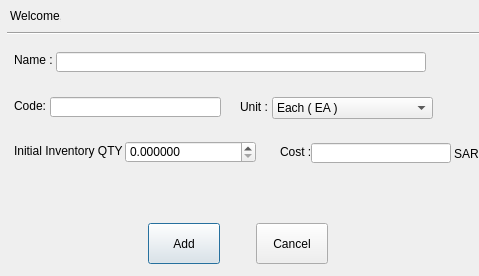
<?xml version="1.0" encoding="UTF-8"?>
<ui version="4.0">
	<class>addNewFPTypeDialog</class>
	<widget class="QDialog" name="addNewFPTypeDialog">
		<property name="geometry">
			<rect>
				<x>0</x>
				<y>0</y>
				<width>479</width>
				<height>276</height>
			</rect>
		</property>
		<property name="windowTitle">
			<string>Add New Finish Product Type</string>
		</property>
		<widget class="QLabel" name="label">
			<property name="geometry">
				<rect>
					<x>10</x>
					<y>5</y>
					<width>51</width>
					<height>21</height>
				</rect>
			</property>
			<property name="text">
				<string>Welcome,</string>
			</property>
		</widget>
		<widget class="QLabel" name="loggeduserlbl">
			<property name="geometry">
				<rect>
					<x>62</x>
					<y>6</y>
					<width>171</width>
					<height>21</height>
				</rect>
			</property>
			<property name="font">
				<font>
					<weight>75</weight>
					<bold>true</bold>
				</font>
			</property>
			<property name="text">
				<string/>
			</property>
		</widget>
		<widget class="Line" name="line">
			<property name="geometry">
				<rect>
					<x>7</x>
					<y>25</y>
					<width>491</width>
					<height>16</height>
				</rect>
			</property>
			<property name="orientation">
				<enum>Qt::Horizontal</enum>
			</property>
		</widget>
		<widget class="QWidget" name="verticalLayoutWidget">
			<property name="geometry">
				<rect>
					<x>14</x>
					<y>40</y>
					<width>111</width>
					<height>131</height>
				</rect>
			</property>
			<layout class="QVBoxLayout" name="verticalLayout">
				<item>
					<widget class="QLabel" name="label_3">
						<property name="text">
							<string>Name :</string>
						</property>
					</widget>
				</item>
				<item>
					<widget class="QLabel" name="label_4">
						<property name="text">
							<string>Code:</string>
						</property>
					</widget>
				</item>
				<item>
					<widget class="QLabel" name="label_6">
						<property name="text">
							<string>Initial Inventory QTY :</string>
						</property>
					</widget>
				</item>
			</layout>
		</widget>
		<widget class="QLineEdit" name="fpNameled">
			<property name="geometry">
				<rect>
					<x>56</x>
					<y>52</y>
					<width>370</width>
					<height>20</height>
				</rect>
			</property>
		</widget>
		<widget class="QDoubleSpinBox" name="invQTYSpinBox">
			<property name="geometry">
				<rect>
					<x>125</x>
					<y>141</y>
					<width>131</width>
					<height>22</height>
				</rect>
			</property>
			<property name="decimals">
				<number>6</number>
			</property>
			<property name="maximum">
				<double>1000.000000000000000</double>
			</property>
			<property name="singleStep">
				<double>0.000100000000000</double>
			</property>
		</widget>
		<widget class="QLabel" name="label_7">
			<property name="geometry">
				<rect>
					<x>240</x>
					<y>99</y>
					<width>41</width>
					<height>16</height>
				</rect>
			</property>
			<property name="text">
				<string>Unit :</string>
			</property>
		</widget>
		<widget class="QComboBox" name="fpunitcomboBox">
			<property name="geometry">
				<rect>
					<x>272</x>
					<y>97</y>
					<width>161</width>
					<height>22</height>
				</rect>
			</property>
			<property name="currentIndex">
				<number>0</number>
			</property>
			<item>
				<property name="text">
					<string>Each ( EA )</string>
				</property>
			</item>
		</widget>
		<widget class="QLabel" name="label_8">
			<property name="geometry">
				<rect>
					<x>280</x>
					<y>145</y>
					<width>60</width>
					<height>13</height>
				</rect>
			</property>
			<property name="text">
				<string>Cost :</string>
			</property>
		</widget>
		<widget class="QLineEdit" name="fpcostled">
			<property name="geometry">
				<rect>
					<x>311</x>
					<y>143</y>
					<width>140</width>
					<height>20</height>
				</rect>
			</property>
		</widget>
		<widget class="QPushButton" name="savebtn">
			<property name="geometry">
				<rect>
					<x>148</x>
					<y>223</y>
					<width>72</width>
					<height>41</height>
				</rect>
			</property>
			<property name="text">
				<string>Add</string>
			</property>
		</widget>
		<widget class="QPushButton" name="cancelbtn">
			<property name="geometry">
				<rect>
					<x>256</x>
					<y>223</y>
					<width>72</width>
					<height>41</height>
				</rect>
			</property>
			<property name="text">
				<string>Cancel</string>
			</property>
		</widget>
		<widget class="QLabel" name="statulbl">
			<property name="geometry">
				<rect>
					<x>16</x>
					<y>177</y>
					<width>461</width>
					<height>41</height>
				</rect>
			</property>
			<property name="text">
				<string/>
			</property>
			<property name="alignment">
				<set>Qt::AlignCenter</set>
			</property>
		</widget>
		<widget class="QLabel" name="label_2">
			<property name="geometry">
				<rect>
					<x>454</x>
					<y>147</y>
					<width>47</width>
					<height>13</height>
				</rect>
			</property>
			<property name="text">
				<string>SAR</string>
			</property>
		</widget>
		<widget class="QLineEdit" name="fpcodeled">
			<property name="geometry">
				<rect>
					<x>50</x>
					<y>97</y>
					<width>171</width>
					<height>20</height>
				</rect>
			</property>
		</widget>
	</widget>
	<resources/>
	<connections/>
</ui>
